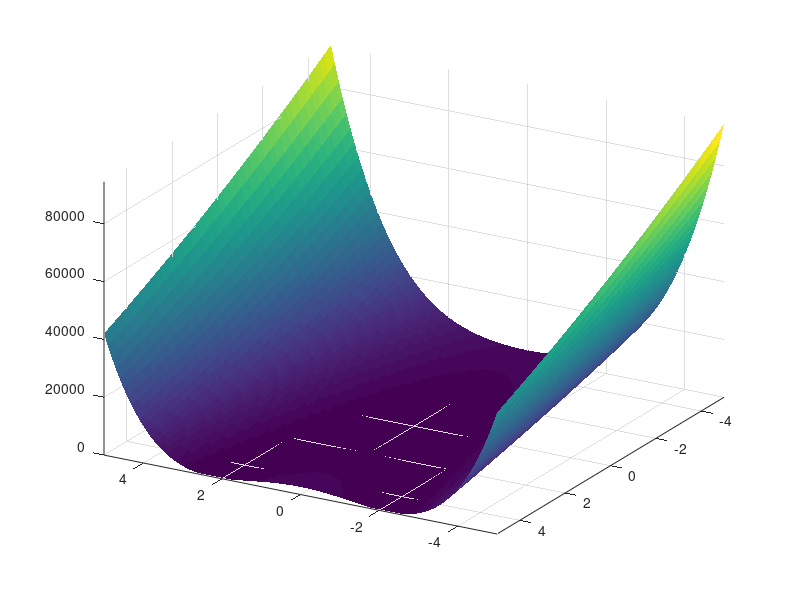

MATLAB code for this plot: (Note: this script raises an error after producing the figure.)
%% Constrained optimization with FMINSEARCH

function testoptimize

    
%% Introduction    

%% Usage
 
    %%
    % first, define a test function:
    clc, rosen = @(x) (1-x(1))^2 + 105*(x(2)-x(1)^2)^2;
    
    %%
    % this is the classical Rosenbr\"uck function, which has a global minimum
    % at _f(x)_ = _f_([1, 1]) = 0. The function is relatively hard to optimize,
    % because that minimum is located in a long narrow ``valley'':
    k = 0; range = -5:0.1:5;
    z = zeros(101);    
    for i = range
        m = 0; k = k + 1;        
        for j = range
            m = m + 1;
            z(k, m) = rosen([i, j]);            
        end
    end  
    [y, x] = meshgrid(range, range);
    surf(x, y, z, 'linestyle', 'none'), view(-150, 30), axis tight    
    
    %%
    % Optimizing the fully unconstrained problem with OPTIMIZE indeed finds 
    % the global minimum:
    solution = optimize(rosen, [3 3])    
    
    %%
    % Imposing a lower bound on the variables gives 
    [solution, fval] = optimize(rosen, [3 3], [2 2], [])
    
    %%
    % in the figure, this looks like
    zz = z;   zz(x > 2 & y > 2) = inf;  
    ZZ = z;   ZZ(x < 2) = inf;  ZZ(y < 2) = inf;
    figure, hold on
    surf(x, y, zz, 'linestyle', 'none', 'FaceAlpha', 0.2)
    surf(x, y, ZZ, 'linestyle', 'none')
    view(-150, 30), grid on, axis tight      
    plot3(solution(1), solution(2), fval+1e3, 'g.', 'MarkerSize', 20)    
    
    %%
    % Similarly, imposing an upper bound yields
    solution = optimize(rosen, [3 3], [], [0.5 0.5])
    
    zz = z;   zz(x < 0.5 & y < 0.5) = inf;  
    ZZ = z;   ZZ(x > 0.5) = inf;  ZZ(y > 0.5) = inf;
    figure, hold on
    surf(x, y, zz, 'linestyle', 'none', 'FaceAlpha', 0.2)
    surf(x, y, ZZ, 'linestyle', 'none')
    view(150, 30), grid on, axis tight      
    plot3(solution(1), solution(2), fval+1e3, 'g.', 'MarkerSize', 20)    
 
    %%
    % Optimize with _x_(2) fixed at 3. In this case, OPTIMIZE simply
    % removes the variable before FMINSEARCH sees it, essentially 
    % reducing the dimensionality of the problem. This is particularly
    % useful when the number of dimensions _N_ becomes large.
    optimize(rosen, [3 3], [-inf 3], [inf 3])
    
    %%
    % Also general nonlinear constraints can be used. A simple example:
    %
    % nonlinear inequality: 
    %
    % $$\sqrt{x_1^2 + x_2^2} \leq 1$$
    %
    % nonlinear equality  : 
    %
    % $$x_1^2 + x_2^3 = 0.5$$
        
    options = optimset('TolFun', 1e-8, 'TolX', 1e-8);
    [sol, fval, exitflag, output] = optimize(rosen, [3 -3], [], [], [], ...
        [], [], [], @nonlcon, [], options);
    
    %%
    % Note that |nonlcon| is a subfunction, listed below. In a figure, this
    % looks like
    zz = z;   zz(sqrt(x.^2 + y.^2) <= 1) = inf;  
    ZZ = z;   ZZ(sqrt(x.^2 + y.^2) >= 1.2) = inf;
    zZ = z;   zZ(x.^2 + y.^3 >= 0.5 + 0.1) = inf; 
              zZ(x.^2 + y.^3 <= 0.5 - 0.1) = inf;
    figure, hold on
    surf(x, y, zz, 'linestyle', 'none', 'FaceAlpha', 0.2)
    surf(x, y, ZZ, 'linestyle', 'none')
    xX = x(isfinite(zZ)); xX = xX(:);
    yY = y(isfinite(zZ)); xX = xX(:); 
    zZ = zZ(isfinite(zZ)); zZ = zZ(:);
    [xX, inds] = sort(xX); yY = yY(inds); zZ = zZ(inds);
    xyz = [xX, yY, zZ];
    for i = 1:length(xX)-1 % line-command is *somewhat* inconvenient...
        l = line( [xyz(i, 1); xyz(i+1, 1)],[xyz(i, 2); xyz(i+1, 2)], [xyz(i, 3); xyz(i+1, 3)]);
        set(l, 'color', 'r', 'linewidth', 2)
    end
    view(150, 50), grid on, axis tight      
    plot3(sol(1), sol(2), fval+1e3, 'g.', 'MarkerSize', 20) 
   
    %%
    % Note that the output structure contains a field ``constrviolation'':
    output
    
    %%
    % The contents of which shows that all constraints have been satisfied:
    output.constrviolation


end

%%
function [c, ceq] = nonlcon(x)
    c = norm(x) - 1;
    ceq = x(1)^2 + x(2)^3 - 0.5;
end

